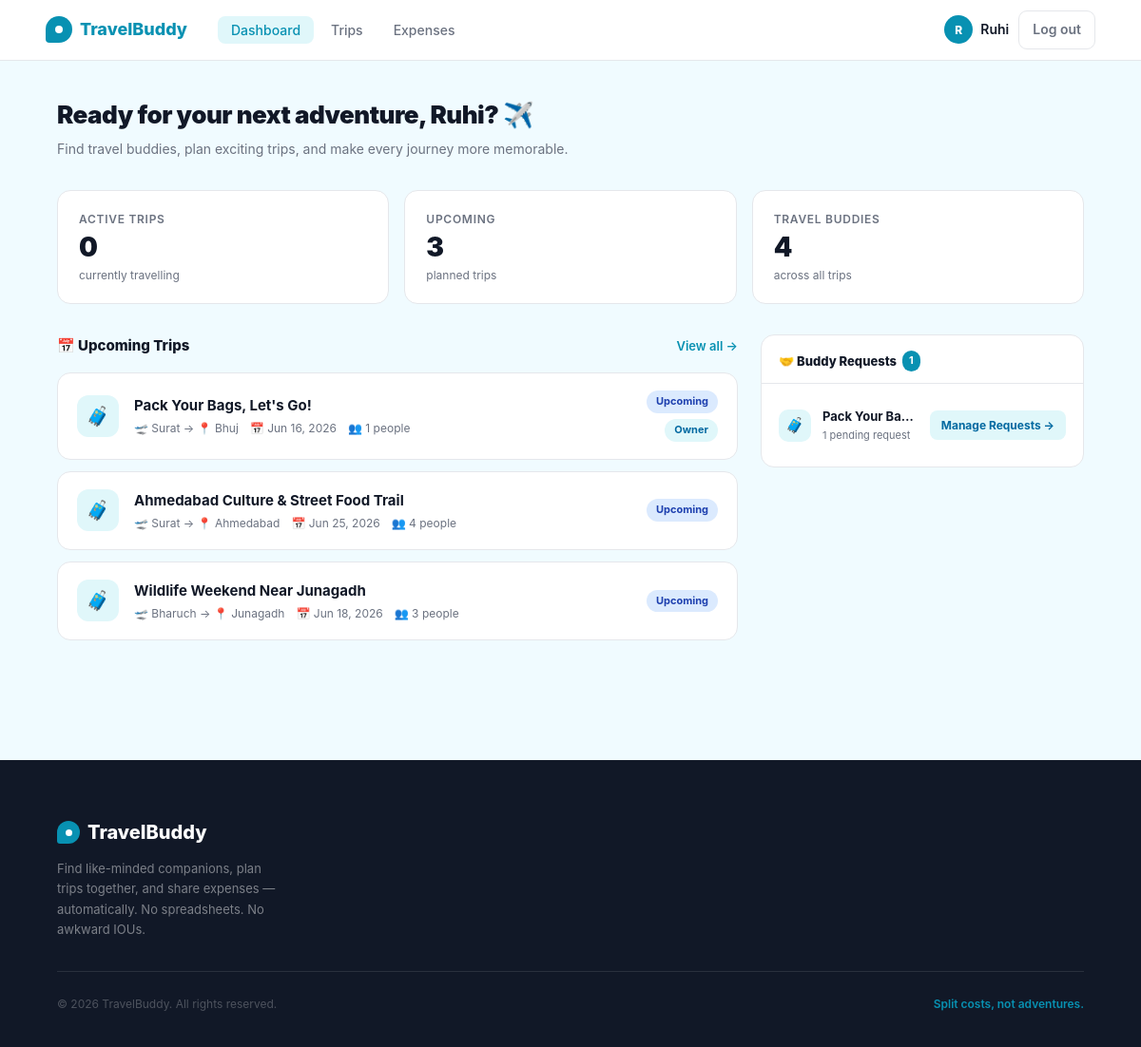
Before: /dashboard (signed in) with the older database file.
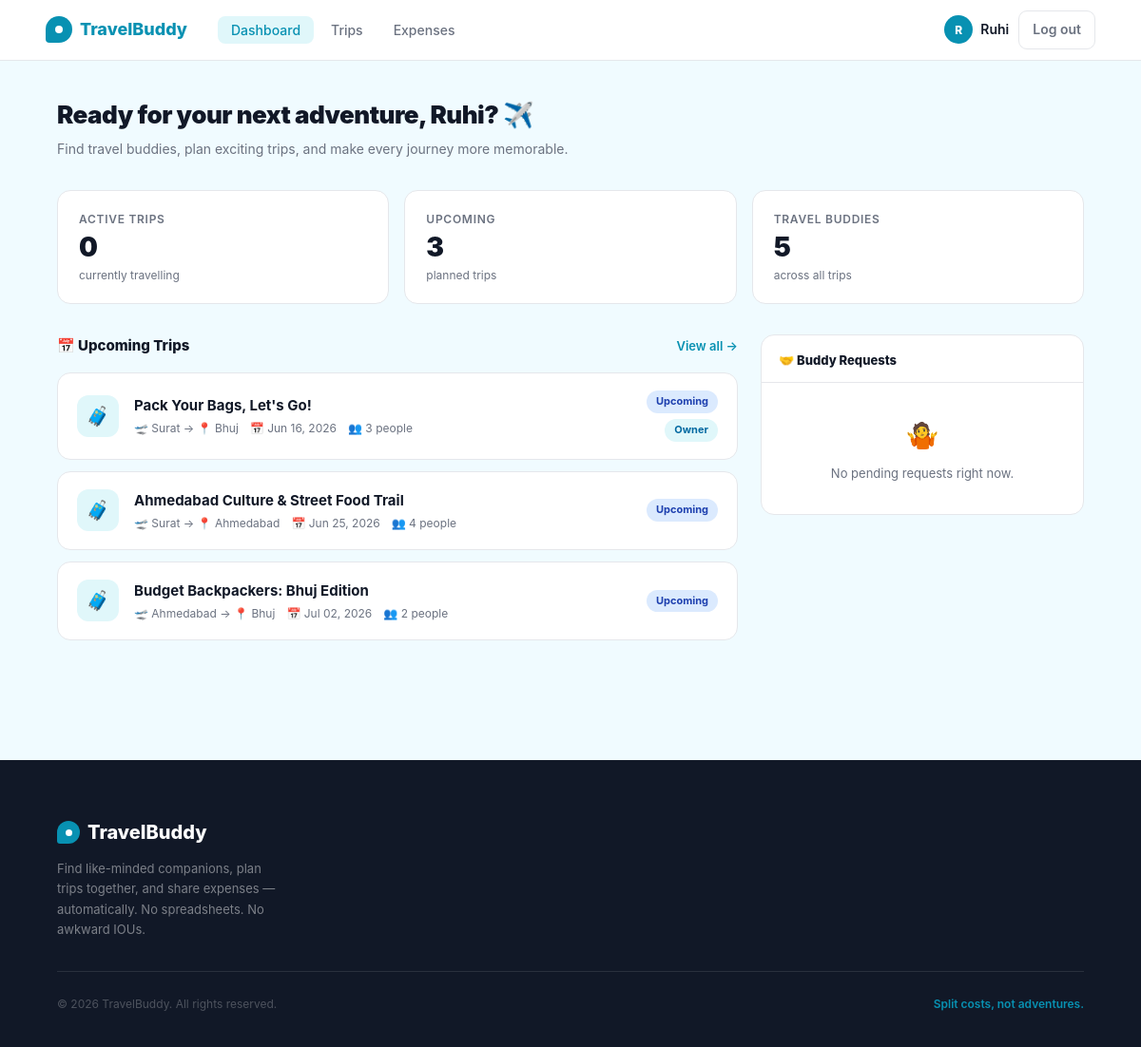
After: the same page with the newer database file.
### app/models.py (models this page shows, shortened)
class Trip(db.Model):
    __tablename__ = 'trips'
    __table_args__ = (
        db.Index('ix_trips_owner_status', 'owner_id', 'status'),
        db.Index('ix_trips_public_start', 'is_public', 'start_date'),
    )
    id          = db.Column(db.Integer, primary_key=True)
    owner_id    = db.Column(db.Integer, db.ForeignKey('users.id'), nullable=False)
    title       = db.Column(db.String(150), nullable=False)
    destination = db.Column(db.String(150), nullable=False)
    departure_city = db.Column(db.String(100), default='')
    start_date  = db.Column(db.Date, nullable=False)
    end_date    = db.Column(db.Date, nullable=False)
    description = db.Column(db.Text, default='')
    budget_min  = db.Column(db.Float, default=0)
    budget_max  = db.Column(db.Float, default=0)
    max_members = db.Column(db.Integer, default=4)
    status      = db.Column(db.String(20), default='upcoming')  # upcoming, active, completed
    is_public   = db.Column(db.Boolean, default=True)
    created_at  = db.Column(db.DateTime, default=lambda: datetime.now(timezone.utc))
    owner    = db.relationship('User', back_populates='owned_trips')
    members  = db.relationship('TripMember', back_populates='trip', lazy='dynamic',
                               cascade='all, delete-orphan')
    expenses = db.relationship('Expense', back_populates='trip', lazy='dynamic',
                               cascade='all, delete-orphan')
    def member_count(self):
        return self.members.filter_by(status='accepted').count() + 1  # +1 for owner
    def total_spent(self):
        return round(sum(e.amount for e in self.expenses), 2)
    def your_share(self, user_id):
        mc = self.member_count()
        return round(self.total_spent() / mc, 2) if mc else 0.0
    def balance_for(self, user_id):
        paid = sum(e.amount for e in self.expenses.filter_by(paid_by_id=user_id))
        share = self.your_share(user_id)
        return round(paid - share, 2)

class TripMember(db.Model):
    __tablename__ = 'trip_members'
    __table_args__ = (
        db.Index('ix_trip_members_user_status', 'user_id', 'status'),
        db.Index('ix_trip_members_trip_status', 'trip_id', 'status'),
        db.UniqueConstraint('trip_id', 'user_id', name='uq_trip_member'),
    )
    id         = db.Column(db.Integer, primary_key=True)
    trip_id    = db.Column(db.Integer, db.ForeignKey('trips.id'), nullable=False)
    user_id    = db.Column(db.Integer, db.ForeignKey('users.id'), nullable=False)
    status     = db.Column(db.String(20), default='pending')  # pending, accepted, declined
    joined_at  = db.Column(db.DateTime, default=lambda: datetime.now(timezone.utc))
    trip = db.relationship('Trip', back_populates='members')
    user = db.relationship('User', back_populates='memberships')

### app/dashboard/routes.py (the view)
@dashboard.route('/dashboard')
@login_required
def index():
    active_trips   = current_user.get_active_trips()
    upcoming_trips = current_user.get_upcoming_trips()
    pending_reqs   = current_user.get_pending_requests()
    net_balance    = current_user.get_total_balance()
    all_trip_ids = current_user._all_trip_ids()
    recent_expenses = (Expense.query
                       .filter(Expense.trip_id.in_(all_trip_ids))
                       .order_by(Expense.created_at.desc())
                       .limit(5)
                       .all()) if all_trip_ids else []
    total_trips    = len(active_trips) + len(upcoming_trips)
    total_buddies  = _count_unique_buddies(current_user)
    trips_for_card = (active_trips + upcoming_trips)[:6]
    return render_template('dashboard/index.html',
        active_trips=active_trips,
        upcoming_trips=upcoming_trips,
        pending_reqs=pending_reqs,
        recent_expenses=recent_expenses,
        net_balance=net_balance,
        total_trips=total_trips,
        total_buddies=total_buddies,
        trips_for_card=trips_for_card,
        today=date.today()
    )

### app/dashboard/routes.py (called while the page is built)
def _count_unique_buddies(user):
    all_trip_ids = user._all_trip_ids()
    if not all_trip_ids:
        return 0
    member_user_ids = {
        m.user_id
        for m in TripMember.query.filter(
            TripMember.trip_id.in_(all_trip_ids),
            TripMember.status == 'accepted',
            TripMember.user_id != user.id
        ).all()
    }
    owner_ids = {
        t.owner_id
        for t in Trip.query.filter(
            Trip.id.in_(all_trip_ids),
            Trip.owner_id != user.id
        ).all()
    }
    return len(member_user_ids | owner_ids)

### app/models.py (called while the page is built)
@login_manager.user_loader
def load_user(user_id):
    return db.session.get(User, int(user_id))

    def get_active_trips(self):
        from sqlalchemy import or_
        owned = Trip.query.filter_by(owner_id=self.id, status='active').all()
        joined = (
            Trip.query
            .join(TripMember, TripMember.trip_id == Trip.id)
            .filter(
                TripMember.user_id == self.id,
                TripMember.status == 'accepted',
                Trip.status == 'active',
                Trip.owner_id != self.id
            )
            .all()
        )
        return owned + joined

### app/templates/dashboard/index.html (shortened to what the changed rows need)
{% extends "base.html" %}
{% block content %}
<div class="dashboard">
  <div class="dashboard-inner">
    <div class="dash-header">
      <div>
        <h1 class="dash-greeting">
          Ready for your next adventure, {{ current_user.name.split()[0] }}? ✈️
        </h1>
      </div>
    </div>
    <div class="stat-row">
      <div class="stat-card">
        <div class="stat-label">Travel Buddies</div>
        <div class="stat-value">{{ total_buddies }}</div>
        <div class="stat-sub">across all trips</div>
      </div>
    </div>
    <div class="dash-grid">
      <div class="left-col">
        <div class="trips-section">
          <div class="trip-cards">
            {% if upcoming_trips %}
              {% for trip in upcoming_trips %}
              <div class="trip-card">
                <div class="trip-icon">🧳</div>
                <div class="trip-info">
                  <div class="trip-name">{{ trip.title }}</div>
                  <div class="trip-meta">
                    <span>🛫 {{ trip.departure_city }} → 📍 {{ trip.destination }}</span>
                    <span>📅 {{ trip.start_date.strftime('%b %d, %Y') }}</span>
                    <span>👥 {{ trip.member_count() }} people</span>
                  </div>
                </div>
                <div class="trip-right">
                  <span class="badge badge-upcoming">Upcoming</span>
                  {% if trip.owner_id == current_user.id %}
                    <span class="badge badge-owner">Owner</span>
                  {% endif %}
                </div>
              </div>
              {% endfor %}
            {% endif %}
          </div>
        </div>
      </div>
      <div class="right-col">
        <div class="panel">
          <div class="panel-head">
            <div class="panel-title">
              🤝 Buddy Requests
              {% if pending_reqs %}
                <span class="panel-count">{{ pending_reqs | length }}</span>
              {% endif %}
            </div>
          </div>
          <div class="panel-body">
            {% if pending_reqs %}
              {% set seen_trips = namespace(ids=[]) %}
              {% for req in pending_reqs %}
                {% if req.trip.id not in seen_trips.ids %}
                  {% set _ = seen_trips.ids.append(req.trip.id) %}
                  {% set trip_reqs = pending_reqs | selectattr('trip_id', 'equalto', req.trip.id) | list %}
                  <div class="manage-request-row">
                    <div class="manage-trip-icon">🧳</div>
                    <div class="manage-trip-info">
                      <div class="manage-trip-name">{{ req.trip.title }}</div>
                      <div class="manage-trip-sub">
                        {{ trip_reqs | length }} pending request{{ 's' if (trip_reqs | length) > 1 else '' }}
                      </div>
                    </div>
                    <a href="{{ url_for('trips.detail', trip_id=req.trip.id) }}#buddy-requests"
                       class="btn-manage">Manage Requests →</a>
                  </div>
                {% endif %}
              {% endfor %}
            {% else %}
              <div style="padding: 20px 18px; text-align: center;">
                <div style="font-size:28px;margin-bottom:8px;">🤷</div>
                <div style="font-size:13px;color:var(--text-muted);">No pending requests right now.</div>
              </div>
            {% endif %}
          </div>
        </div>
      </div>
    </div>
  </div>
</div>
{% endblock %}

Changed rows visible on the page:
removed Trip: title "Wildlife Weekend Near Junagadh", departure_city "Bharuch", destination "Junagadh", start_date "Jun 18, 2026", member_count "3"
no longer on this page (row edited): TripMember: trip "Pack Your Ba…", trip_reqs "1"
computed for Trip "Pack Your Bags, Let's Go!": member_count "1" → "3"
added Trip: title "Budget Backpackers: Bhuj Edition", departure_city "Ahmedabad", destination "Bhuj", start_date "Jul 02, 2026", member_count "2"
Other visible differences:
{{ total_buddies }}: "4" → "5"
{{ pending_reqs | length }}: "1" → (not shown)
text now shown: "🤷 No pending requests right now."
